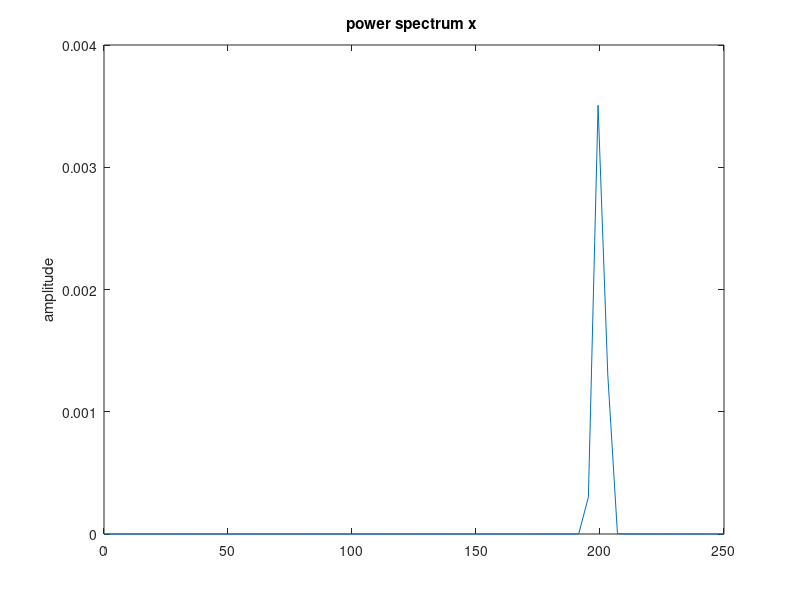

Reproduce this figure in MATLAB. (Note: this script raises an error after producing the figure.)
fs=100000;
rsFs=500;

vec1 = (0:(1/fs):10)';
baseFreq = (60)*(2*pi);
% tmp1 = sin(vec1*baseFreq)+sin(vec1*baseFreq*2)/2+sin(vec1*baseFreq*3)/3+sin(vec1*baseFreq*4)/4+sin(vec1*baseFreq*5)/5+sin(vec1*baseFreq*6)/6+sin(vec1*baseFreq*7)/7;
tmp1 = sin(vec1*baseFreq*5)/5;

vec2=1:(fs/rsFs):numel(vec1);
vec3=(0:(1/fs):10)';
tmp2=tmp1(vec2);
figure();pwelch(tmp2,[],[],[],rsFs)
savepdf(gcf,'~/TaskAnalysis/lang/WN/noiseRemoval/aliasedHarmonics2.pdf')

figure();plot(tmp1)
hold on
scatter(vec2,tmp2)

